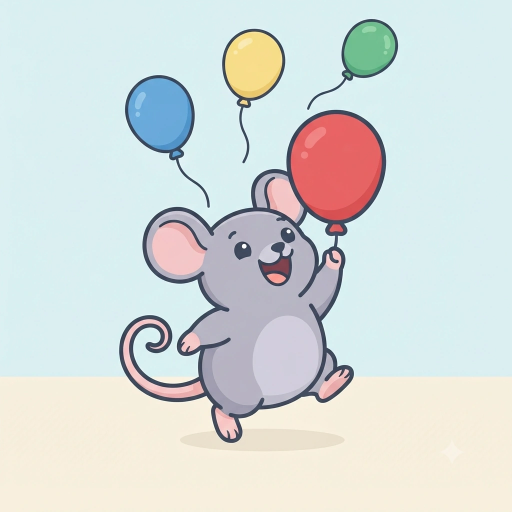
#> input picture tools/art/tile_balloons.webp, 1024 x 1024 px, found by its file name (shown at 1/2 size); its folder holds only this picture in this run
$ python make_tiles.py
#> lines starting #> are read from the running program, lines starting #| are printed output that depends on the picture
#!/usr/bin/env python3
"""
Turn the generated tile artwork into the hub's drawables.

    python tools/make_tiles.py

Reads tools/art/tile_*.webp and writes app/src/main/res/drawable-nodpi/tile_*.webp.

Two things are done to each image, both of which are easy to miss and impossible
to unsee once noticed:

  1. The generator signs almost every image with a small white four-pointed
     sparkle in the bottom-right corner. It is not in the brief, it is not in
     the app, and at tile size it reads as a scratch on the screen.
  2. The art is square already, so nothing is cropped — the six share one sand
     and lagoon ground, and cropping them differently would break the illusion
     that the hub is one island seen through six windows.
"""

from pathlib import Path

from PIL import Image, ImageFilter

SRC = Path("tools/art")
OUT = Path("app/src/main/res/drawable-nodpi")
# A tile card is 140dp on a 411dp phone and 280dp on a tablet held upright, so at 3x and 2x
# the biggest anyone asks for is ~560px. 324 was sized for the phone alone and went soft on
# everything larger — the same design has to hold up on a tablet. And nodpi, not xxhdpi: a
# density bucket makes Android shrink the bitmap to 192dp on load, and a 2x tablet then
# stretched a 384px image across a 560px card.
SIZE = 576
NAMES = ["balloons", "stack", "coconuts", "shapes", "puzzle", "paint"]


def desparkle(im: Image.Image) -> Image.Image:
    """Erase the small bright mark the generator leaves in the corner.

    A median blur of the bottom-right corner removes anything small; the blurred
    version is then pasted back ONLY where the original is brighter than it. The
    sparkle is small and bright, so it goes. The rainbow stripe on the painting
    tile is large and no brighter than its surroundings, so it stays.
    """
    w, h = im.size
#> w = 1024; h = 1024
    box = (int(w * 0.78), int(h * 0.78), w, h)
#> box = (798, 798, 1024, 1024)
    corner = im.crop(box)
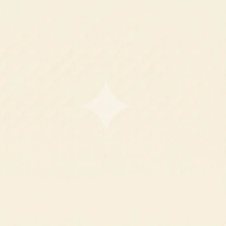
#> corner: PIL image 226x226 RGB; mean R, G, B 246.8, 238.7, 221.2
    smooth = corner.filter(ImageFilter.MedianFilter(size=15))
    cp, sp = corner.load(), smooth.load()
    cw, ch = corner.size
#> cw = 226; ch = 226
    for y in range(ch):
        for x in range(cw):
            c, s = cp[x, y], sp[x, y]
            if sum(c) - sum(s) > 24:
                cp[x, y] = s
    im.paste(corner, box)
#> im is the input picture: PIL image 1024x1024 RGB; mean R, G, B 214, 220.4, 218.6
    return im


def main():
    OUT.mkdir(parents=True, exist_ok=True)
    for name in NAMES:
        src = SRC / f"tile_{name}.webp"
        im = desparkle(Image.open(src).convert("RGB"))
        im = im.resize((SIZE, SIZE), Image.LANCZOS)
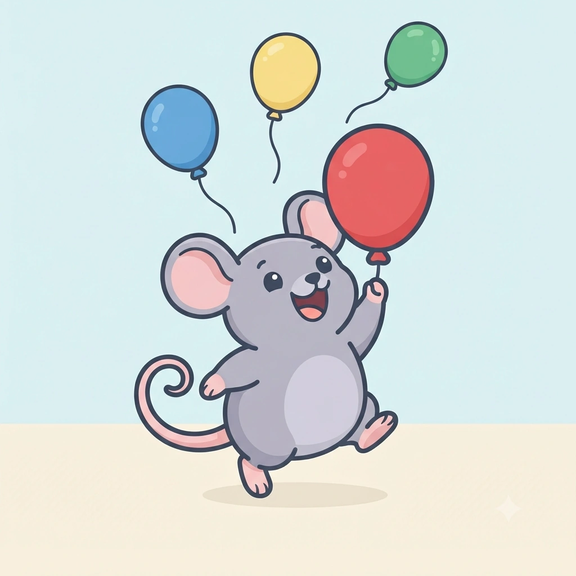
#> im: PIL image 576x576 RGB; mean R, G, B 214, 220.4, 218.6
        dst = OUT / f"tile_{name}.webp"
        im.save(dst, "WEBP", quality=92, method=6)
#> (the run stopped early here; a loop or call above may not have finished)
